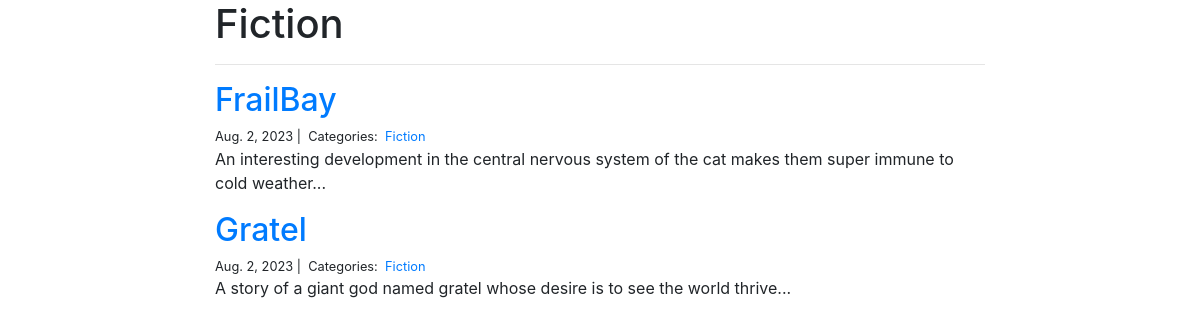
Page /blog/Fiction/ on the committed database.
### blog/models.py (models this page shows, shortened)
class Category(models.Model):
    name = models.CharField(max_length=20)

class Post(models.Model):
    title = models.CharField(max_length=255)
    body = models.TextField()
    pub_date = models.DateTimeField(auto_now_add=True)
    last_mod = models.DateTimeField(auto_now=True)
    cat = models.ManyToManyField('Category', related_name='posts')

### blog/views.py (the view)
# urls.py: path('<category>/', views.blog_category, name='blog_category'),
def blog_category(request, category):
    posts = Post.objects.filter(
        cat__name__contains=category
    ).order_by(
        '-pub_date'
    )
    context = {
        'category' : category,
        'posts' : posts
    }
    return render(request, "blog_category.html", context)

### blog/templates/blog_category.html
{% extends "base.html" %}
{% block page_content %}
<div class="col-md-8 offset-md-2">
    <h1>{{ category | title }}</h1>
    <hr>
    {% for post in posts %}
        <h2><a href="{% url 'blog_detail' post.pk%}">{{ post.title }}</a></h2>
        <small>
            {{ post.pub_date.date }} |&nbsp;
            Categories:&nbsp;
            {% for category in post.cat.all %}
            <a href="{% url 'blog_category' category.name %}">
                {{ category.name }}
            </a>&nbsp;
            {% endfor %}
        </small>
        <p>{{ post.body | slice:":400" }}...</p>
    {% endfor %}
</div>
{% endblock %}

### rows in the picture
Category: name "Fiction"
Post: title "FrailBay", pub_date "Aug. 2, 2023", body "An interesting development in the central nervous system of the cat makes them super immune to cold weather"
Post: title "Gratel", pub_date "Aug. 2, 2023", body "A story of a giant god named gratel whose desire is to see the world thrive"
